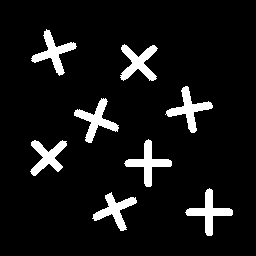
#> input picture Lab02 - Connected Components/art8.png, 256 x 256 px
$ jupyter execute lab03.ipynb
#> lines starting #> are read from the running program, lines starting #| are printed output that depends on the picture; after the words box and inside, x2 and y2 are one past the last pixel; in counts of white or black regions, pixels touching at a corner belong together
**Exercícios Rotulação de Componentes Conexos**
exercícios obtidos em http://homepages.inf.ed.ac.uk/rbf/HIPR2/label.htm

1. Implemente o algoritmo de rotulação de componentes conexos (algoritmo do slide ou por outra solução) e aplique sobre a imagem binária art8.png. Indique qual vizinhança será considerada (4 ou 8)
Mostre os resultados na forma da imagem art8lab1.png e art8lab2.png

art8.png:

art8lab1.png:

art8lab2.png:


[cell 1]
# code here
# type your code here
# Python code to read image
import cv2
import matplotlib.pyplot as plt
import numpy as np

img = cv2.imread("art8.png", cv2.IMREAD_GRAYSCALE)
#> img: shape (256, 256); values 1 (black) and 255 (white), 8% white; 8 white regions, largest, box (x1, y1, x2, y2) and area: (120, 44, 158, 81) 672, (165, 86, 213, 133) 670, (74, 98, 119, 143) 670

plt.imshow(img, cmap='gray', vmin=0, vmax=255)

print('Tamanho da imagem : ',img.shape)
#| Tamanho da imagem :  (256, 256)
print(f'Imagem com range maximo : {img.max()} ')
#| Imagem com range maximo : 255

linhas = img.shape[0]
#> linhas = 256
colunas = img.shape[1]
#> colunas = 256

[cell 2]
import numpy as np
import matplotlib.pyplot as plt

def label_components(image):
    labels = np.zeros_like(image)
    label_count = 0

    def get_neighbors(i, j):
        neighbors = []
        if i > 0:
            neighbors.append((i - 1, j))
        if i < image.shape[0] - 1:
            neighbors.append((i + 1, j))
        if j > 0:
            neighbors.append((i, j - 1))
        if j < image.shape[1] - 1:
            neighbors.append((i, j + 1))
        return neighbors

    for i in range(image.shape[0]):
        for j in range(image.shape[1]):
            if image[i, j] == 255 and labels[i, j] == 0:
                label_count += 1
                stack = [(i, j)]

                while stack:
                    current_i, current_j = stack.pop()
                    labels[current_i, current_j] = label_count

                    for neighbor_i, neighbor_j in get_neighbors(current_i, current_j):
                        if image[neighbor_i, neighbor_j] == 255 and labels[neighbor_i, neighbor_j] == 0:
                            stack.append((neighbor_i, neighbor_j))
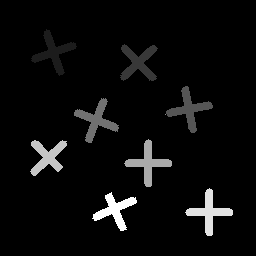
#> labels: shape (256, 256); min 0, max 9, mean 0.396; drawn with min black and max white
#> after the loop, label_count = 9

    return labels, label_count

labeled_image, num_components = label_components(img)
#> num_components = 9
print(f'Number of connected components: {num_components}')
#| Number of connected components: 9

colors = np.random.randint(0, 256, size=(num_components + 1, 3))
#> colors = [[172, 47, 117], [192, 67, 251], [195, 103, 9], [211, 21, 242], [36, 87, 70], [216, 88, 140], [58, 193, 230], [39, 87, 174], [88, 81, 165], [25, 77, 72]]
colors[0] = [255, 255, 255]

colored_image = colors[labeled_image]
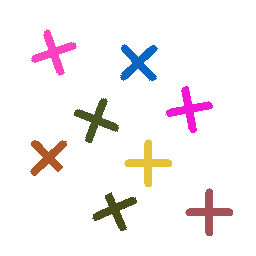
#> colored_image: shape (256, 256, 3) int64; mean of channels 0, 1, 2 243.1, 241.7, 246.7; drawn as B, G, R

plt.imshow(colored_image)
plt.axis('off')
plt.show()
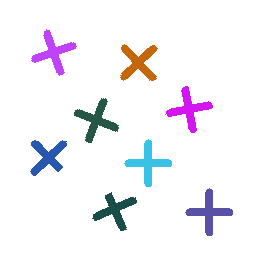
#> shown: shape (256, 256, 3); mean R, G, B 243.1, 241.7, 246.7

2. Calcule o número de objetos da imagem clc3.png. Note que antes será necessário binarizar a imagem. Para isso, considere um limiar (*threshold*) de 67, isto é, valores acima de 67 na imagem original recebem zero, e os abaixo recebem 1 (o que resulta na imagem clc3thr1.png).

clc3.png

clc3thr1

clc3lab1


[cell 3]
# code here
# code here
# type your code here
# Python code to read image
import cv2
import matplotlib.pyplot as plt
import numpy as np

img = cv2.imread("clc3.png", cv2.IMREAD_GRAYSCALE)
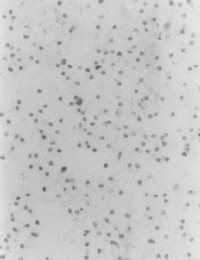
#> input picture Lab02 - Connected Components/clc3.png, 200 x 260 px
#> img is the input picture: shape (260, 200); min 88, max 236, mean 198.6

plt.imshow(img, cmap='gray', vmin=0, vmax=255)

print('Tamanho da imagem : ',img.shape)
#| Tamanho da imagem :  (260, 200)
print(f'Imagem com range maximo : {img.max()} ')
#| Imagem com range maximo : 236

linhas = img.shape[0]
#> linhas = 260
colunas = img.shape[1]
#> colunas = 200

[cell 4]
img[img > 167] = 254
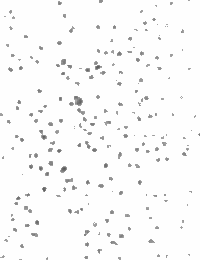
#> img: shape (260, 200); min 88, max 254, mean 249.3
img[img <= 167] = 253
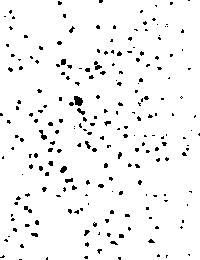
#> img: shape (260, 200); values 253 (black) and 254 (white), 95.5% white; black in thin lines or dots

img[img == 253] = 255
#> img: shape (260, 200); values 254 (black) and 255 (white), 4.5% white in thin lines or dots
img[img == 254] = 0
#> img: shape (260, 200); 4.5% white in thin lines or dots

plt.imshow(img, cmap='gray', vmin=0, vmax=255)

[cell 5]
labeled_image, num_components = label_components(img)
#> after the loop in label_components (call 2), `for i in range(image.shape[0]):`:
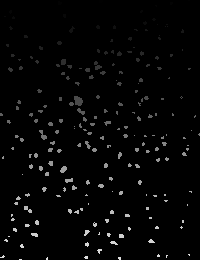
#> labels: shape (260, 200); min 0, max 223, mean 5.2
#> num_components = 223
print(f'Number of connected components: {num_components}')
#| Number of connected components: 223
colors = np.random.randint(0, 256, size=(num_components + 1, 3))
#> colors = 224 rows, first 8: [9, 148, 115], [208, 243, 197], [254, 79, 175], [192, 82, 99], [216, 177, 243], [29, 147, 147], [142, 167, 32], [193, 9, 185]
colors[0] = [255, 255, 255]

colored_image = colors[labeled_image]
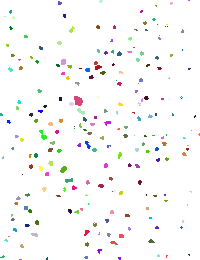
#> colored_image: shape (260, 200, 3) int64; mean of channels 0, 1, 2 248.6, 249.2, 249.4; drawn as B, G, R

plt.imshow(colored_image)
plt.axis('off')
plt.show()
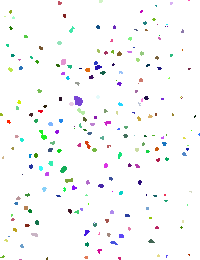
#> shown: shape (260, 200, 3); mean R, G, B 248.6, 249.2, 249.4
